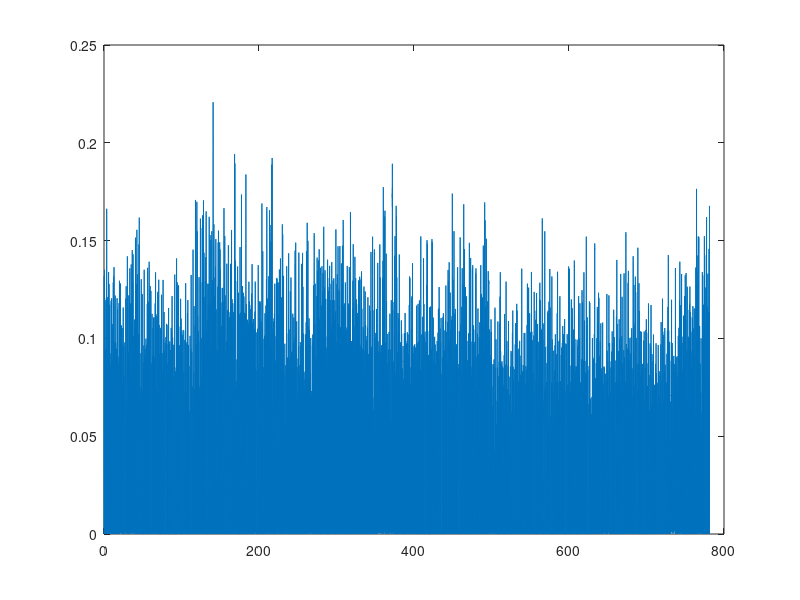

This chart was generated by the following MATLAB code: (Note: this script raises an error after producing the figure.)
load('E1.mat'); 
fs = 128;
% E1 = E1(5000:5500);

ECG_diff = diff(E1);
ECG_squared = ECG_diff .^ 2;

time1 = (0:length(E1)-1) / fs;
time2 = (0:length(E1)-2) / fs;

window_size = round(0.12 * fs); 
ECG_ma = movmean(ECG_squared, window_size);

% Debugging plot: visualize ECG_ma and threshold
threshold = 0.4 * max(ECG_ma); % Lower threshold to 40%
figure;
plot(time2, ECG_ma);
hold on;
yline(threshold, '--r', 'Threshold');
xlabel("Time (s)");
ylabel("Smoothed ECG Signal");
title("Smoothed Signal with Threshold");
legend("Smoothed Signal", "Threshold");

% Adjust MinPeakDistance if peaks are too close or too far apart
[peaks, locs] = findpeaks(ECG_ma, 'MinPeakHeight', threshold, 'MinPeakDistance', round(0.15 * fs));

RR_intervals = diff(locs) / fs; 
HR = 60 ./ RR_intervals;
HR_time = time1(locs(2:end));

% Plot original signal and detected peaks
figure;
subplot(2,1,1);
plot(time1, E1);
hold on;
plot(time2(locs), ECG_ma(locs), 'r*'); % Highlight detected peaks
xlabel("Time (s)");
ylabel("ECG Signal");
legend("Original Signal", "Detected Peaks");
title("Original Signal with Detected Peaks");

subplot(2,1,2);
plot(time2, ECG_ma);
hold on;
plot(time2(locs), ECG_ma(locs), 'ro');
xlabel("Time (s)");
ylabel("Smoothed ECG Signal");
legend("Smoothed Signal", "Detected Peaks");
title("Smoothed ECG Signal with Detected Peaks");

% Plot Heart Rate over time
figure;
if ~isempty(HR)
    plot(HR_time, HR);
    xlabel("Time (s)");
    ylabel("Heart Rate (bpm)");
    title("Heart Rate Over Time");
else
    disp('Not enough peaks detected to compute HR.');
end
